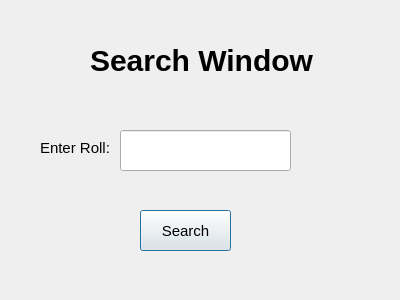
<?xml version="1.0" encoding="UTF-8"?>
<ui version="4.0">
 <class>findBox</class>
 <widget class="QDialog" name="findBox">
  <property name="geometry">
   <rect>
    <x>0</x>
    <y>0</y>
    <width>400</width>
    <height>300</height>
   </rect>
  </property>
  <property name="windowTitle">
   <string>Dialog</string>
  </property>
  <widget class="QLabel" name="label">
   <property name="geometry">
    <rect>
     <x>90</x>
     <y>40</y>
     <width>231</width>
     <height>41</height>
    </rect>
   </property>
   <property name="font">
    <font>
     <pointsize>-1</pointsize>
     <bold>true</bold>
    </font>
   </property>
   <property name="styleSheet">
    <string notr="true">QLabel{font-size:30px;color:black;}</string>
   </property>
   <property name="text">
    <string>Search Window</string>
   </property>
  </widget>
  <widget class="QLabel" name="label_2">
   <property name="geometry">
    <rect>
     <x>40</x>
     <y>140</y>
     <width>81</width>
     <height>16</height>
    </rect>
   </property>
   <property name="styleSheet">
    <string notr="true">QLabel{font-size:15px;color:black;}</string>
   </property>
   <property name="text">
    <string>Enter Roll:</string>
   </property>
  </widget>
  <widget class="QLineEdit" name="lineEdit">
   <property name="geometry">
    <rect>
     <x>120</x>
     <y>130</y>
     <width>171</width>
     <height>41</height>
    </rect>
   </property>
   <property name="styleSheet">
    <string notr="true">QLineEdit{font-size:15px}</string>
   </property>
  </widget>
  <widget class="QPushButton" name="pushButton">
   <property name="geometry">
    <rect>
     <x>140</x>
     <y>210</y>
     <width>91</width>
     <height>41</height>
    </rect>
   </property>
   <property name="styleSheet">
    <string notr="true">QPushButton{font-size:15px}</string>
   </property>
   <property name="text">
    <string>Search</string>
   </property>
  </widget>
 </widget>
 <resources/>
 <connections/>
</ui>
